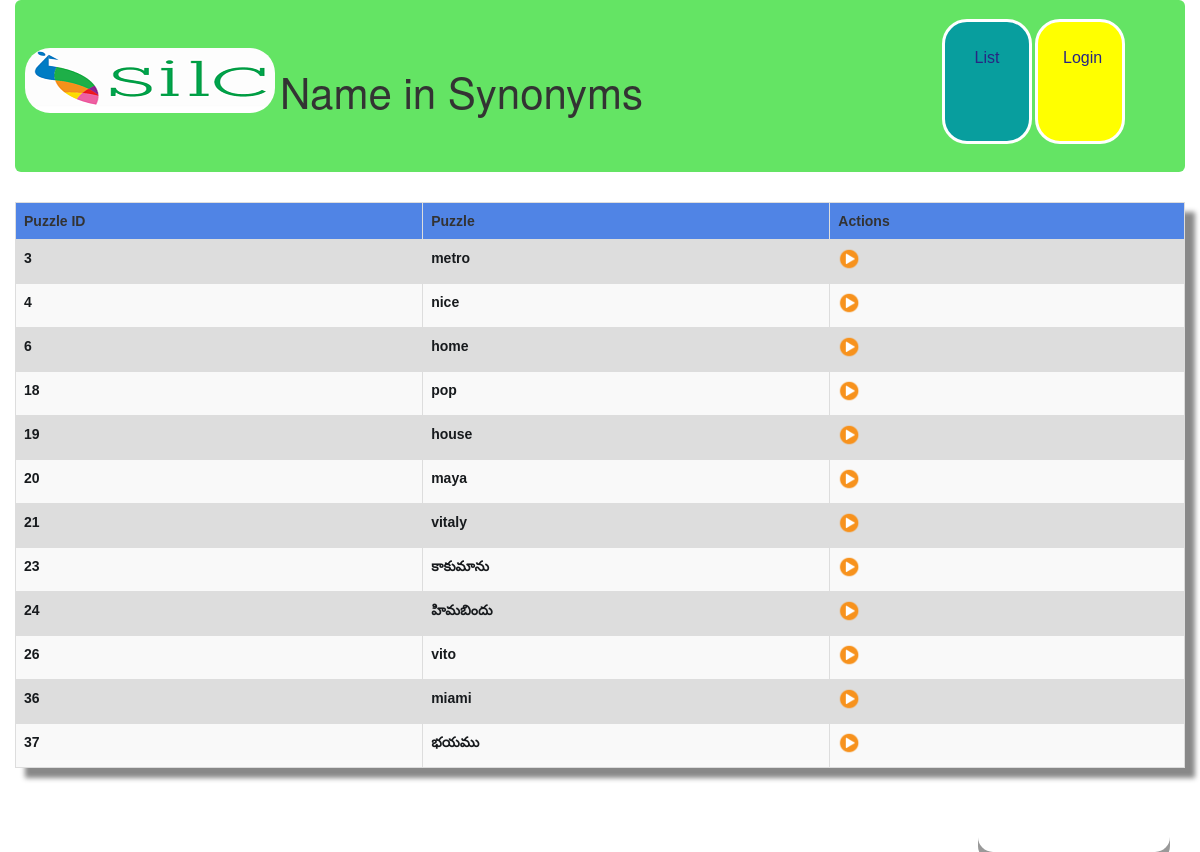
Page /list.php on the committed database.
### tables this page shows
CREATE TABLE `puzzle` (
  `PuzzleID` int(11) NOT NULL,
  `PuzzleWord` varchar(50) NOT NULL,
  `PuzzleSynWords` varchar(200) NOT NULL,
  `IndexesToReveal` varchar(50) NOT NULL
);

### list.php (the view, shortened to what this page needs)
<!DOCTYPE html>
<html lang="en" xmlns="http://www.w3.org/1999/html">
<head>
    <link href="css/bootstrap.min.css" rel="stylesheet">
	<link href="css/style.css" rel="stylesheet">
</head>
<body>
<div class="container">
	<div class="row">
		<?php
			include 'header.php';
		?>
    </div>
    <div class="row">
    <div id="demo">
	<?php
	include 'db_configuration.php';
	$query = "SELECT * FROM puzzle";
	$stmt = $db->prepare($query);
	$stmt->execute();
	$stmt->store_result();
	$stmt->bind_result($puzzleId, $puzzleWord, $puzzleSynWords, $indexes);
			echo "<table class='table table-striped'>\n";
			echo "<tr>\n";
			echo "\t<th>Puzzle ID</th>\n";
			echo "\t<th>Puzzle</th>\n";
			echo "\t<th>Actions</th>\n";
			echo "</tr>\n";
		while($stmt->fetch()) {
					echo "<tr>\n";
						echo "<form action='edit_puzzle.php' method='post'>\n";
						echo "\t<td><a href='puzzle.php?id=".$puzzleId."&title=".$puzzleWord."' onclick=''>".$puzzleId."<input type='hidden' id='$puzzleId' name='puzzleId' value='".$puzzleId."' size='0';'/></a></td>\n";
						echo "\t<td><a href='puzzle.php?id=".$puzzleId."&title=".$puzzleWord."' onclick=''>".$puzzleWord."</a><input type='hidden' id='$puzzleId' name='puzzleWord' value='".$puzzleWord."' size='0';'/></td>\n";
						echo "\t<td>";
						echo "\t</form>";
						echo "\t<input onclick='playPuzzle(this)' type='image' name='".$puzzleWord."' value='".$puzzleId."' src='play.jpg' style='width: 22px;'></td>\n";
				echo "</tr>\n";
			}
			echo "</table>\n";
    ?>
	</div>
	</div>
	<a class='sub' id='homesub' href="index.php">Return Home</a>
</div>
	</body>
</html>

### header.php (shortened to what this page needs)
<div class="jumbotron" align="center" style="background-color:#64E464">
		<a href="index.php"><img src='silcHeader.png' id='header'/></a>
		<H1 id='shout' style="font-size: 300%">Name in Synonyms</H1>
		<div class='admin' style="background-color:yellow">
		<?php
			if(isset($_SESSION["isAdmin"])){
                   if($_SESSION["isAdmin"] == 1){
                       echo "<a class='links' href='logout.php'>Logout</a>";
                   }
			} else {
				echo "<a class='links' href='login.php'>Login</a>";
			}
		?>
		</div>
		<div class='admin' style="background-color:#089e9e">
			<a class='links' href="list_puzzles.php">List</a>
		</div>
	</div>

### css/style.css (style rules this page uses)
table { font-family: arial, sans-serif; border-collapse: collapse; width: 100%; font-weight: bold; box-shadow: 10px 10px 5px #888888; background-color:black; }
td, th { border: 1px solid #dddddd; text-align: left; padding: 8px; }
th { background-color:#5084e5; }
tr:nth-child(even) { background-color: #dddddd; }
tr:nth-child(odd) { background-color: #f9f9f9; }
.sub { display: inline-block; padding: 15px 25px; font-size: 24px; cursor: pointer; text-align: center; text-decoration: none; outline: none; color: #fff; background-color: #4CAF50; border: none; border-radius: 15px; box-shadow: 0 9px #999; }
#homesub { float: right; background-color: white ; }
a { color: #171a1d; }
.admin a { color: #282683; }
.admin { margin-left: 3px }

### rows in the picture
puzzle: PuzzleID "3", PuzzleWord "metro"
puzzle: PuzzleID "4", PuzzleWord "nice"
puzzle: PuzzleID "6", PuzzleWord "home"
puzzle: PuzzleID "18", PuzzleWord "pop"
puzzle: PuzzleID "19", PuzzleWord "house"
puzzle: PuzzleID "20", PuzzleWord "maya"
puzzle: PuzzleID "21", PuzzleWord "vitaly"
puzzle: PuzzleID "23", PuzzleWord "కాకుమాను"
puzzle: PuzzleID "24", PuzzleWord "హిమబిందు"
puzzle: PuzzleID "26", PuzzleWord "vito"
puzzle: PuzzleID "36", PuzzleWord "miami"
puzzle: PuzzleID "37", PuzzleWord "భయము"
